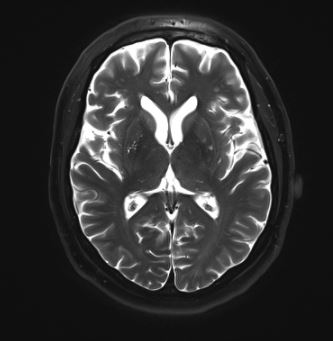
#> input picture brain_mr.JPG, 333 x 341 px
$ jupyter execute Gaussian_Blur.ipynb   (shell and % lines are left out)
#> lines starting #> are read from the running program, lines starting #| are printed output that depends on the picture
[cell 1]
import numpy as np
import matplotlib.pyplot as plt
import cv2

[cell 2]
image = cv2.imread('brain_mr.JPG')
#> image is the input picture: shape (341, 333, 3); min 0, max 255, mean 51.2

[cell 3]
plt.imshow(image)

[cell 4]
image_copy = np.copy(image)
image_copy = cv2.cvtColor(image_copy,cv2.COLOR_BGR2RGB)
plt.imshow(image_copy)

[cell 5]
gray = cv2.cvtColor(image_copy,cv2.COLOR_RGB2GRAY)

[cell 6]
gray_blur = cv2.GaussianBlur(gray, (5,5),0)
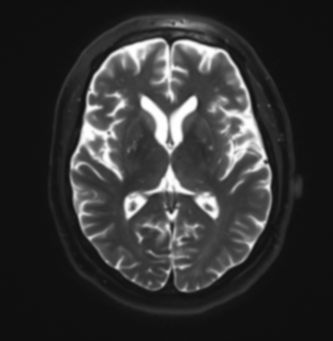
#> gray_blur: shape (341, 333); min 14, max 255, mean 51.2

[cell 7]
f, (ax1, ax2) = plt.subplots(1, 2, figsize=(10,5))
ax1.set_title("Origonal")
ax1.imshow(gray, cmap="gray")

ax2.set_title("Blur")
ax2.imshow(gray_blur, cmap="gray")
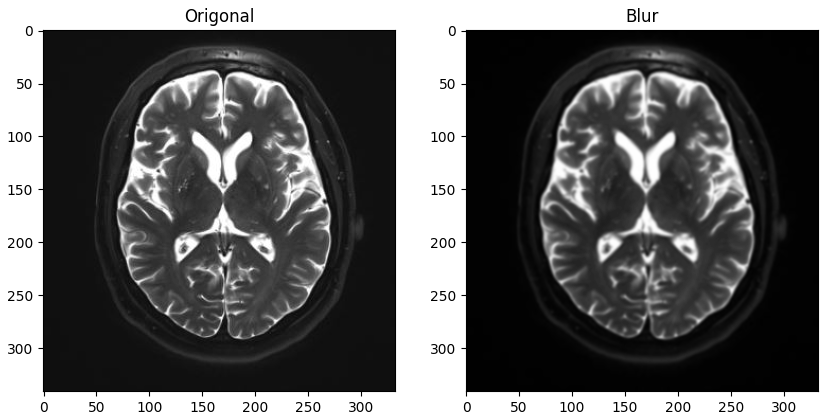
#> figure drawn by matplotlib, 2 panels

[cell 8]
sobel_x = np.array([[-2,0,2],
                    [-1,0,1],
                    [-2,0,2]])

filtered = cv2.filter2D(gray, -1, sobel_x)
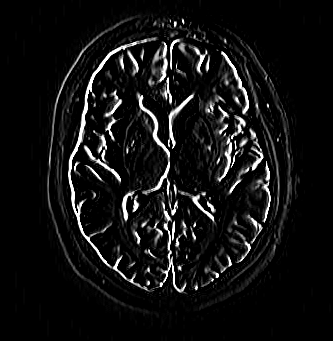
#> filtered: shape (341, 333); min 0, max 255, mean 18.2
filtered_blurred = cv2.filter2D(gray_blur, -1, sobel_x)
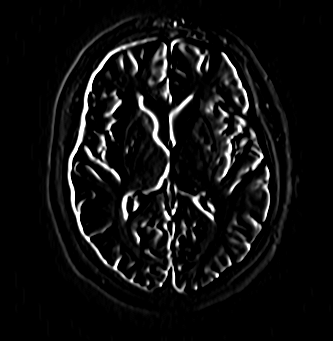
#> filtered_blurred: shape (341, 333); min 0, max 255, mean 16.3

f, (ax1, ax2) = plt.subplots(1, 2, figsize=(10,5))
ax1.set_title("filtered")
ax1.imshow(filtered, cmap="gray")

ax2.set_title("filtered Blur")
ax2.imshow(filtered_blurred, cmap="gray")
